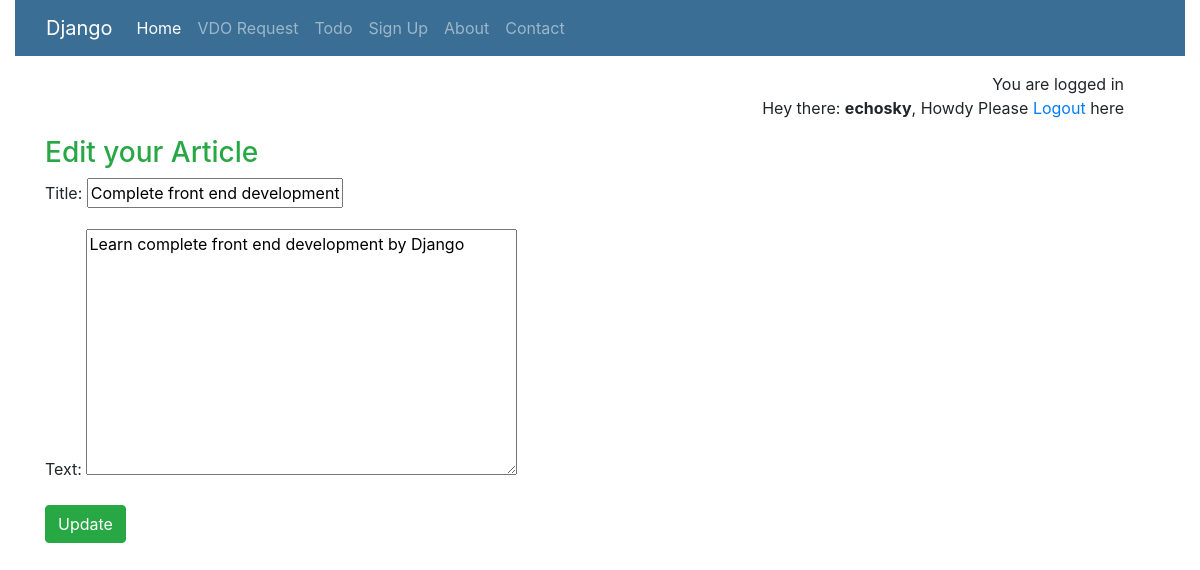
The app's page /article/1/edit (signed in) with its own data.
### articles/models.py (models this page shows, shortened)
class Article(models.Model):
    author = models.ForeignKey(
        'auth.User',
        on_delete=models.CASCADE,
    )
    title = models.CharField(max_length=200)
    text = models.TextField()

### articles/views.py (the view)
# urls.py: path('article/<int:pk>/edit', views.ArticleUpdateView.as_view(), name='edit_article'),
class ArticleUpdateView(UpdateView):
    model = Article
    template_name = 'edit.html'
    fields = ['title', 'text']

### templates/edit.html (shortened to what this page needs)
{% extends 'base.html' %}
{% block content %}
<h3 class="text-success">Edit your Article</h3>
<form method="POST">
    {{ form.as_p }}
    <button type="submit" class="btn btn-success">Update</button>
</form>
{% endblock content %}

### templates/base.html (shortened to what this page needs)
{% load static %}
<!doctype html>
<html lang="en">
<head>
    <link rel="stylesheet" href="{% static 'css/bootstrap.min.css' %}">
</head>
<body>
    <div class="container-fluid">
        <nav class="navbar navbar-expand-sm navbar-dark" style="background-color: #3a6e94;">
            <div class="container">
                <a class="navbar-brand" href="#">Django</a>
                <div class="collapse navbar-collapse" id="collapsibleNavId">
                    <ul class="navbar-nav mr-auto mt-2 mt-lg-0">
                        <li class="nav-item active">
                            <a class="nav-link" href="{% url 'home' %}">Home <span class="sr-only">(current)</span></a>
                        </li>
                        <li class="nav-item">
                            <a class="nav-link" href="{% url 'vdo_index' %}">VDO Request</a>
                        </li>
                        <li class="nav-item">
                            <a class="nav-link" href="{% url 'todo_index' %}">Todo</a>
                        </li>
                        <li class="nav-item">
                            <a class="nav-link" href="{% url 'signup' %}">Sign Up</a>
                        </li>
                        <li class="nav-item">
                            <a class="nav-link" href="{% url 'about' %}">About</a>
                        </li>
                        <li class="nav-item">
                            <a class="nav-link" href="{% url 'contact' %}">Contact</a>
                        </li>
                    </ul>
                </div>
            </div>
        </nav>
    </div>
    <div class="container">
        {% if user.is_authenticated %}
        <div class="row m-3">
            <div class="col-sm-12 text-right">
                <div>You are logged in </div>
                <div>
                    Hey there: <b>{{ user.username}}</b>, Howdy
                    Please <a href="{% url 'logout' %}" role="button"> Logout</a> here </div>
            </div>
        </div>
        {% block content %}
        {% endblock content %}
        {% endif %}
    </div>
</body>
</html>

### records on screen
Article: title "Complete front end development", text "Learn complete front end development by Django"

### other values on screen
{{ user.username }} "echosky"
